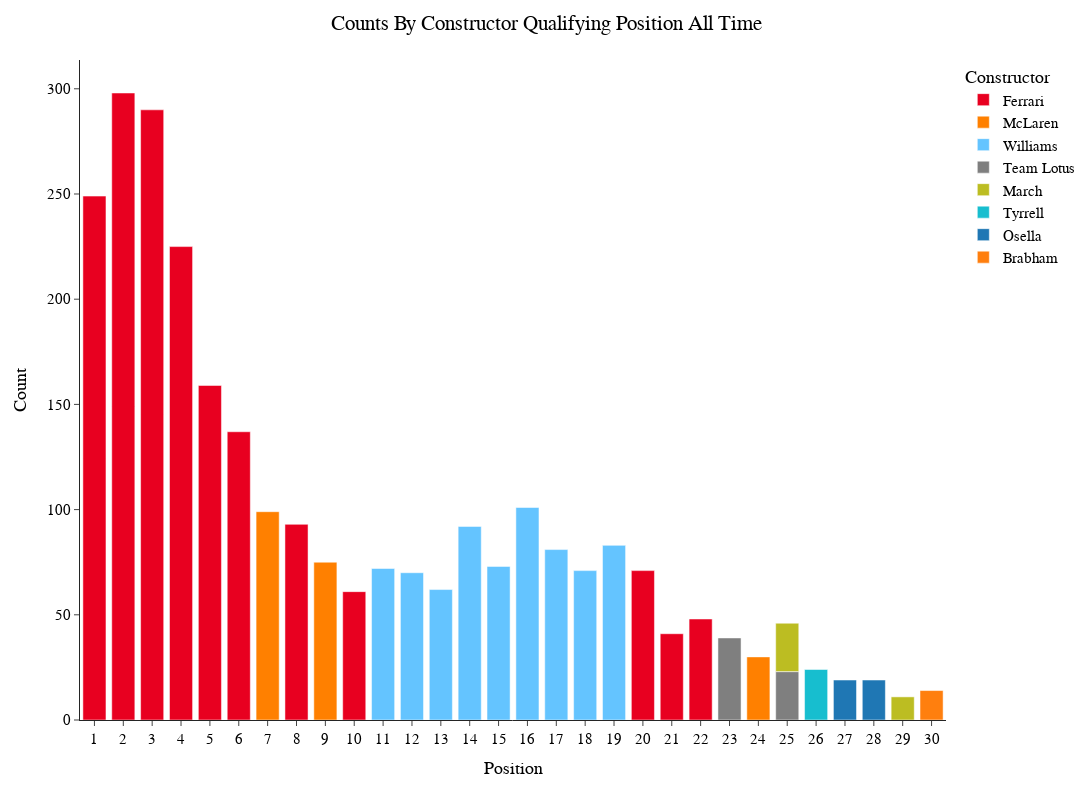

The code cell stored with this chart in its notebook:
### Code cell
fig_top_qualy=px.bar(grouped_top_qualy, 
           x="Position", 
           y="Count", 
           color='Constructor',
           height=800,
           width=1400,
           template='simple_white',
           hover_data=["Constructor"],
            color_discrete_map={
                 "Alpine": "#0093cc",
                 "Aston Martin": "#229971",
                 "Ferrari": "#E80020",
                 "Haas F1 Team": "#B6BABD",
                 "Kick Sauber": "#52e252",
                 "McLaren": "#FF8000",
                 "Mercedes": "#27F4D2",
                 "RB": "#6692FF",
                 "Red Bull Racing": "#3671C6",
                 "Williams": "#64C4FF" ,
                 "Alfa Romeo":"#C92D4B",
                 "AlphaTauri":"#5E8FAA",
                 "Racing Point":"#F596C8",
                 "Renault":"#FFF500",
                 "Toro Rosso":"#469bff",
                 "Force India":"#F596C8",
                 "Sauber":"#9B0000"
                 },
        )

fig_top_qualy.update_layout(
    title="Counts By Constructor Qualifying Position All Time",
    hoverlabel=dict(
        bgcolor="white",
        font_size=15,
        font_family="PT Sans Narrow"
    ),
    title_x=0.5,
    yaxis = dict(tickfont = dict(size=15)),
    xaxis = dict(tickfont = dict(size=15),
                 tickmode = 'linear',
    tick0 = 1,
    dtick = 1),
    font=dict(
        family="PT Sans Narrow",
        size=15,
        color="Black"
    ),
    title_font_family="PT Sans Narrow"
)
# fig_top_qualy.update_traces(marker_color='#246DF8')

### Figure 1 — Plotly figure (JSON) as saved in the notebook; plotly's stock layout.template omitted (floating-point values rounded to 4 significant figures)
{"data": [{"alignmentgroup": "True", "customdata": [["Ferrari"], ["Ferrari"], ["Ferrari"], ["Ferrari"], ["Ferrari"], ["Ferrari"], ["Ferrari"], ["Ferrari"], ["Ferrari"], ["Ferrari"], ["Ferrari"]], "hovertemplate": "Constructor=%{customdata[0]}<br>Position=%{x}<br>Count=%{y}<extra></extra>", "legendgroup": "Ferrari", "marker": {"color": "#E80020", "pattern": {"shape": ""}}, "name": "Ferrari", "offsetgroup": "Ferrari", "orientation": "v", "showlegend": true, "textposition": "auto", "type": "bar", "x": [1, 2, 3, 4, 5, 6, 8, 10, 20, 21, 22], "xaxis": "x", "y": [249, 298, 290, 225, 159, 137, 93, 61, 71, 41, 48], "yaxis": "y"}, {"alignmentgroup": "True", "customdata": [["McLaren"], ["McLaren"], ["McLaren"]], "hovertemplate": "Constructor=%{customdata[0]}<br>Position=%{x}<br>Count=%{y}<extra></extra>", "legendgroup": "McLaren", "marker": {"color": "#FF8000", "pattern": {"shape": ""}}, "name": "McLaren", "offsetgroup": "McLaren", "orientation": "v", "showlegend": true, "textposition": "auto", "type": "bar", "x": [7, 9, 24], "xaxis": "x", "y": [99, 75, 30], "yaxis": "y"}, {"alignmentgroup": "True", "customdata": [["Williams"], ["Williams"], ["Williams"], ["Williams"], ["Williams"], ["Williams"], ["Williams"], ["Williams"], ["Williams"]], "hovertemplate": "Constructor=%{customdata[0]}<br>Position=%{x}<br>Count=%{y}<extra></extra>", "legendgroup": "Williams", "marker": {"color": "#64C4FF", "pattern": {"shape": ""}}, "name": "Williams", "offsetgroup": "Williams", "orientation": "v", "showlegend": true, "textposition": "auto", "type": "bar", "x": [11, 12, 13, 14, 15, 16, 17, 18, 19], "xaxis": "x", "y": [72, 70, 62, 92, 73, 101, 81, 71, 83], "yaxis": "y"}, {"alignmentgroup": "True", "customdata": [["Team Lotus"], ["Team Lotus"]], "hovertemplate": "Constructor=%{customdata[0]}<br>Position=%{x}<br>Count=%{y}<extra></extra>", "legendgroup": "Team Lotus", "marker": {"color": "#7F7F7F", "pattern": {"shape": ""}}, "name": "Team Lotus", "offsetgroup": "Team Lotus", "orientation": "v", "showlegend": true, "textposition": "auto", "type": "bar", "x": [23, 25], "xaxis": "x", "y": [39, 23], "yaxis": "y"}, {"alignmentgroup": "True", "customdata": [["March"], ["March"]], "hovertemplate": "Constructor=%{customdata[0]}<br>Position=%{x}<br>Count=%{y}<extra></extra>", "legendgroup": "March", "marker": {"color": "#BCBD22", "pattern": {"shape": ""}}, "name": "March", "offsetgroup": "March", "orientation": "v", "showlegend": true, "textposition": "auto", "type": "bar", "x": [25, 29], "xaxis": "x", "y": [23, 11], "yaxis": "y"}, {"alignmentgroup": "True", "customdata": [["Tyrrell"]], "hovertemplate": "Constructor=%{customdata[0]}<br>Position=%{x}<br>Count=%{y}<extra></extra>", "legendgroup": "Tyrrell", "marker": {"color": "#17BECF", "pattern": {"shape": ""}}, "name": "Tyrrell", "offsetgroup": "Tyrrell", "orientation": "v", "showlegend": true, "textposition": "auto", "type": "bar", "x": [26], "xaxis": "x", "y": [24], "yaxis": "y"}, {"alignmentgroup": "True", "customdata": [["Osella"], ["Osella"]], "hovertemplate": "Constructor=%{customdata[0]}<br>Position=%{x}<br>Count=%{y}<extra></extra>", "legendgroup": "Osella", "marker": {"color": "#1F77B4", "pattern": {"shape": ""}}, "name": "Osella", "offsetgroup": "Osella", "orientation": "v", "showlegend": true, "textposition": "auto", "type": "bar", "x": [27, 28], "xaxis": "x", "y": [19, 19], "yaxis": "y"}, {"alignmentgroup": "True", "customdata": [["Brabham"]], "hovertemplate": "Constructor=%{customdata[0]}<br>Position=%{x}<br>Count=%{y}<extra></extra>", "legendgroup": "Brabham", "marker": {"color": "#FF7F0E", "pattern": {"shape": ""}}, "name": "Brabham", "offsetgroup": "Brabham", "orientation": "v", "showlegend": true, "textposition": "auto", "type": "bar", "x": [30], "xaxis": "x", "y": [14], "yaxis": "y"}], "layout": {"barmode": "relative", "font": {"color": "Black", "family": "PT Sans Narrow", "size": 15}, "height": 800, "hoverlabel": {"bgcolor": "white", "font": {"family": "PT Sans Narrow", "size": 15}}, "legend": {"title": {"text": "Constructor"}, "tracegroupgap": 0}, "margin": {"t": 60}, "title": {"font": {"family": "PT Sans Narrow"}, "text": "Counts By Constructor Qualifying Position All Time", "x": 0.5}, "width": 1400, "xaxis": {"anchor": "y", "domain": [0, 1], "dtick": 1, "tick0": 1, "tickfont": {"size": 15}, "tickmode": "linear", "title": {"text": "Position"}}, "yaxis": {"anchor": "x", "domain": [0, 1], "tickfont": {"size": 15}, "title": {"text": "Count"}}}}
